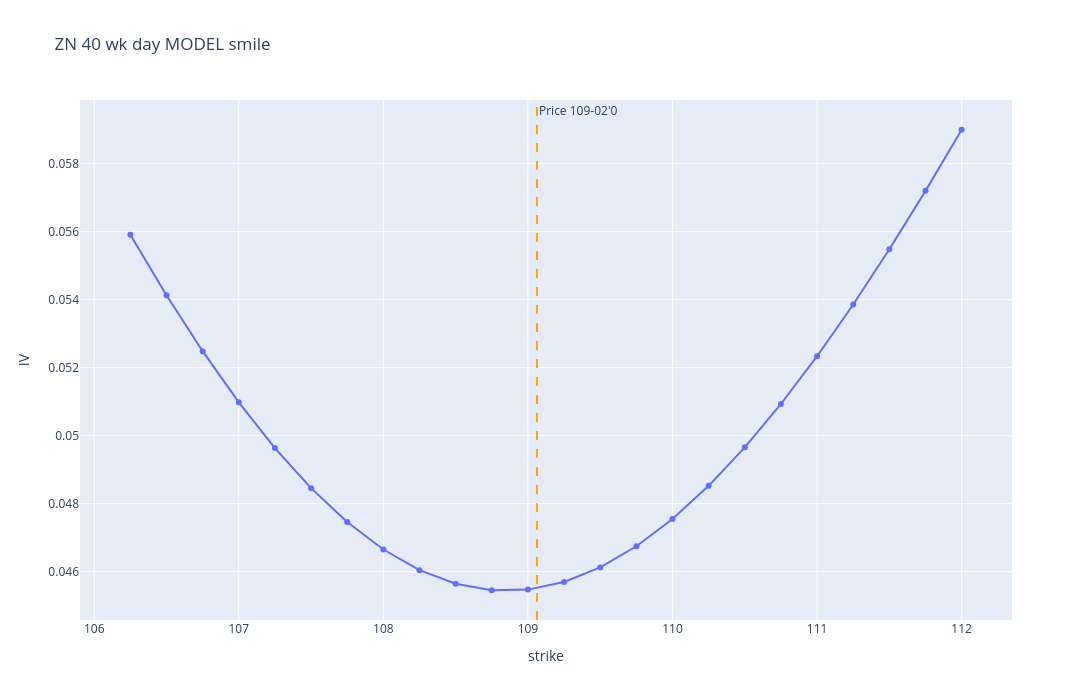

Notebook cell for this chart:
### Code cell
import yfinance as yf
import pandas as pd
import plotly.express as px
import plotly.graph_objects as go
from plotly.subplots import make_subplots
import numpy as np
import requests
import math
from math import erf, exp, log, sqrt
from scipy import stats
from scipy.stats import norm
import sys
sys.path.append('..')
from utils.black76 import *
from utils.my_models import *

smile_symbol = 'ZN=F'
fig_hv22_10, hv_df_10_fig, cur_hv_10, cur_fut_10, df_yahoo_10, cur_iv_10, merged_df_10, hv_df_10 = hv_iv_fig(symbol=smile_symbol, move_mult=16)

df_for_smile = df_yahoo_10
df_for_smile['change'] = df_for_smile['Close'][smile_symbol].pct_change(periods=40)
df_for_smile = df_for_smile.dropna()

mu, sigma = df_for_smile["change"].mean(), df_for_smile["change"].std()
x_0 = np.linspace(df_for_smile["change"].min(), df_for_smile["change"].max(), 500)
x_log = np.log1p(x_0)

normal_pdf = stats.norm.pdf(x_log, mu, sigma)
kde = stats.gaussian_kde(x_log)
kde_pdf = kde(x_log)

dist_df = pd.DataFrame({
    "x": x_log,
    "normal_pdf": normal_pdf,
    "kde_pdf": kde_pdf
})

F = cur_fut_10
hv_atm = cur_hv_10

L = abs(dist_df['x'].iloc[0])
R = abs(dist_df['x'].iloc[-1])
peak_shift_log = dist_df[dist_df['normal_pdf'] == dist_df['normal_pdf'].max()]['x'].iloc[0]

hints = suggest_svi_tuning(L, R, peak_shift_log=peak_shift_log)

PRICE_RANGE_PCT = cur_iv_10 * np.sqrt(40/252) / 100 * 1.5
strike_low = 1 - PRICE_RANGE_PCT
strike_high = 1 + PRICE_RANGE_PCT

price_to_chart = float_to_cme_price(F)

smile_df = make_smile_df(
    F, hv_atm, 40,
    preset="commodities",
    skew_strength=hints["skew_strength"],
    center_shift=hints["center_shift"],
    sigma_scale=hints["sigma_scale"],
    strike_low=strike_low, strike_high=strike_high,
    strike_step=0.25,
    rho_override=hints["rho_hint"],
    align_min_to_center=True
)

smile_fig = px.line(
    smile_df,
    x='strike',
    y='IV',
    width=1500,
    height=700,
    title=f'{smile_symbol[:2]} 40 wk day MODEL smile',
    markers=True
)
smile_fig.add_vline(
    x=F,
    line_width=2,
    line_dash="dash",
    line_color="orange",
    annotation_text=f"Price {price_to_chart}",
    annotation_position="top right"
)
smile_fig.show()
smile_fig.write_html('../charts/model_smile.html')

### Figure 1 — Plotly figure (JSON) as saved in the notebook; plotly's stock layout.template omitted (floating-point values rounded to 4 significant figures)
{"data": [{"hovertemplate": "strike=%{x}<br>IV=%{y}<extra></extra>", "legendgroup": "", "line": {"color": "#636efa", "dash": "solid"}, "marker": {"symbol": "circle"}, "mode": "lines+markers", "name": "", "orientation": "v", "showlegend": false, "type": "scatter", "x": [106.2, 106.5, 106.8, 107.0, 107.2, 107.5, 107.8, 108.0, 108.2, 108.5, 108.8, 109.0, 109.2, 109.5, 109.8, 110.0, 110.2, 110.5, 110.8, 111.0, 111.2, 111.5, 111.8, 112.0], "xaxis": "x", "y": [0.05591, 0.05413, 0.05248, 0.05098, 0.04963, 0.04846, 0.04746, 0.04665, 0.04604, 0.04564, 0.04545, 0.04547, 0.0457, 0.04613, 0.04675, 0.04755, 0.04852, 0.04966, 0.05093, 0.05234, 0.05386, 0.05548, 0.0572, 0.059], "yaxis": "y"}], "layout": {"annotations": [{"showarrow": false, "text": "Price 109-02'0", "x": 109.1, "xanchor": "left", "xref": "x", "y": 1, "yanchor": "top", "yref": "y domain"}], "height": 700, "legend": {"tracegroupgap": 0}, "shapes": [{"line": {"color": "orange", "dash": "dash", "width": 2}, "type": "line", "x0": 109.1, "x1": 109.1, "xref": "x", "y0": 0, "y1": 1, "yref": "y domain"}], "title": {"text": "ZN 40 wk day MODEL smile"}, "width": 1500, "xaxis": {"anchor": "y", "autorange": true, "domain": [0, 1], "range": [105.9, 112.3], "title": {"text": "strike"}, "type": "linear"}, "yaxis": {"anchor": "x", "autorange": true, "domain": [0, 1], "range": [0.04458, 0.05987], "title": {"text": "IV"}, "type": "linear"}}}
